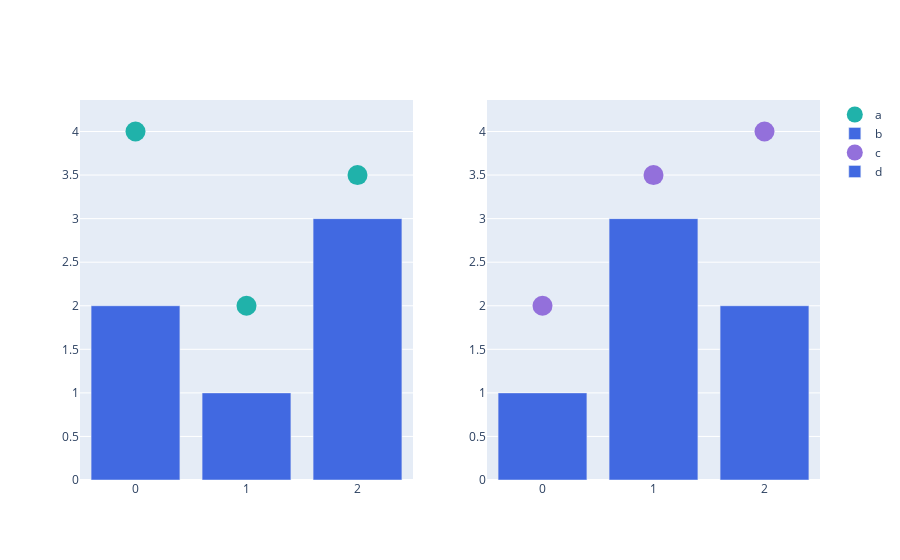

Notebook cell for this chart:
### Markdown cell above
### - update_trace() 

`fig.update_traces(업데이트 내용)`

이미 생성된 trace의 type, 색, 스타일, 템플릿 등 추가 편집

update_trace 를 활용하면 한번에 모든 Trace의 스타일 업데이트가 가능하여 코드의 길이를 줄일 수 있으며 

가독성이 높은 코드구현을 위해 Trace 생성부 와 Trace 편집부를 나눠서 작성.

### Code cell
from plotly.subplots import make_subplots

'''총 4개의 Trace를 생성, 
update_traces() 를 활용하여 4개 중 Barplot만 RoyalBlue 색으로 한번에 변경'''

# subplot 생성
fig = make_subplots(rows=1, cols=2)

# Trace 추가하기
fig.add_scatter(y=[4, 2, 3.5], mode="markers",
                marker=dict(size=20, color="LightSeaGreen"),
                name="a", row=1, col=1)

fig.add_bar(y=[2, 1, 3],
            marker=dict(color="MediumPurple"),
            name="b", row=1, col=1)

fig.add_scatter(y=[2, 3.5, 4], mode="markers",
                marker=dict(size=20, color="MediumPurple"),
                name="c", row=1, col=2)

fig.add_bar(y=[1, 3, 2],
            marker=dict(color="LightSeaGreen"),
            name="d", row=1, col=2)

# 한번에 Bar plot 만 파란색으로 바꾸기
fig.update_traces(marker=dict(color="RoyalBlue"),
                  selector=dict(type="bar"))

fig.show()

### Figure 1 — Plotly figure (JSON) as saved in the notebook; plotly's stock layout.template omitted (floating-point values rounded to 4 significant figures)
{"data": [{"marker": {"color": "LightSeaGreen", "size": 20}, "mode": "markers", "name": "a", "type": "scatter", "xaxis": "x", "y": [4, 2, 3.5], "yaxis": "y"}, {"marker": {"color": "RoyalBlue"}, "name": "b", "type": "bar", "xaxis": "x", "y": [2, 1, 3], "yaxis": "y"}, {"marker": {"color": "MediumPurple", "size": 20}, "mode": "markers", "name": "c", "type": "scatter", "xaxis": "x2", "y": [2, 3.5, 4], "yaxis": "y2"}, {"marker": {"color": "RoyalBlue"}, "name": "d", "type": "bar", "xaxis": "x2", "y": [1, 3, 2], "yaxis": "y2"}], "layout": {"xaxis": {"anchor": "y", "domain": [0, 0.45]}, "xaxis2": {"anchor": "y2", "domain": [0.55, 1]}, "yaxis": {"anchor": "x", "domain": [0, 1]}, "yaxis2": {"anchor": "x2", "domain": [0, 1]}}}
